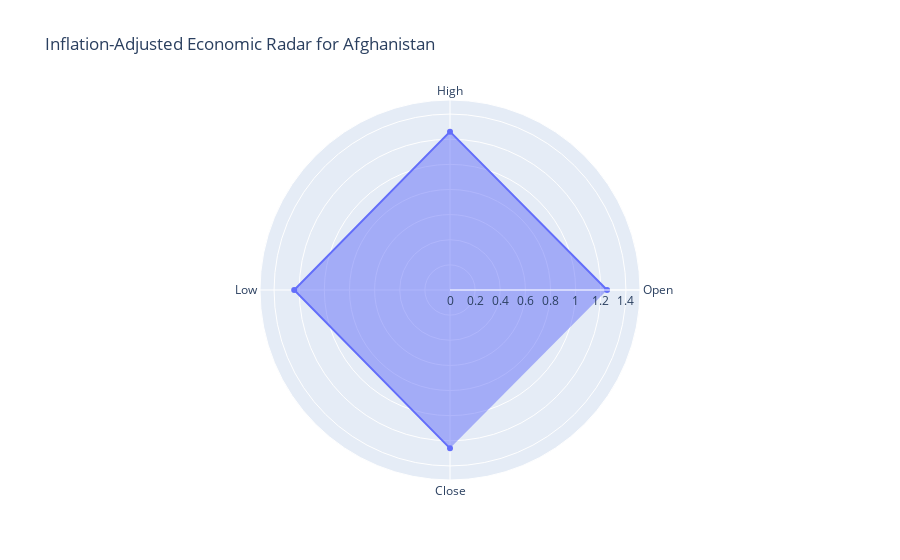

The code cell stored with this chart in its notebook:
### Code cell
# Select a specific country (example: Afghanistan)
country = 'Afghanistan'
country_data = data[data['country'] == country].dropna(subset=['Open', 'High', 'Low', 'Close', 'Inflation'])

# Check if data is available
if country_data.empty:
    print("No data available for the specified indicators in this country.")
else:
    # Extract latest values for each indicator
    latest_data = country_data.iloc[-1]
    open_value = latest_data['Open']
    high_value = latest_data['High']
    low_value = latest_data['Low']
    close_value = latest_data['Close']
    inflation = latest_data['Inflation']

    # Define indicators and values
    indicators = ['Open', 'High', 'Low', 'Close']
    values = [open_value, high_value, low_value, close_value]

    # Adjust values based on inflation (scaling effect)
    scaled_values = [v * (1 + inflation / 100) for v in values]

    # Create radar chart (ripple effect with inflation scaling)
    fig = go.Figure()

    fig.add_trace(go.Scatterpolar(
        r=scaled_values,
        theta=indicators,
        fill='toself',
        name='Economic Indicators'
    ))

    # Customize layout
    fig.update_layout(
        polar=dict(
            radialaxis=dict(visible=True, range=[0, max(scaled_values) * 1.2])
        ),
        title=f"Inflation-Adjusted Economic Radar for {country}",
        showlegend=False
    )

    # Show the plot
    fig.show()

### Figure 1 — Plotly figure (JSON) as saved in the notebook; plotly's stock layout.template omitted (floating-point values rounded to 4 significant figures)
{"data": [{"fill": "toself", "name": "Economic Indicators", "r": [1.25, 1.26, 1.24, 1.26], "theta": ["Open", "High", "Low", "Close"], "type": "scatterpolar"}], "layout": {"polar": {"radialaxis": {"range": [0, 1.512], "visible": true}}, "showlegend": false, "title": {"text": "Inflation-Adjusted Economic Radar for Afghanistan"}}}
